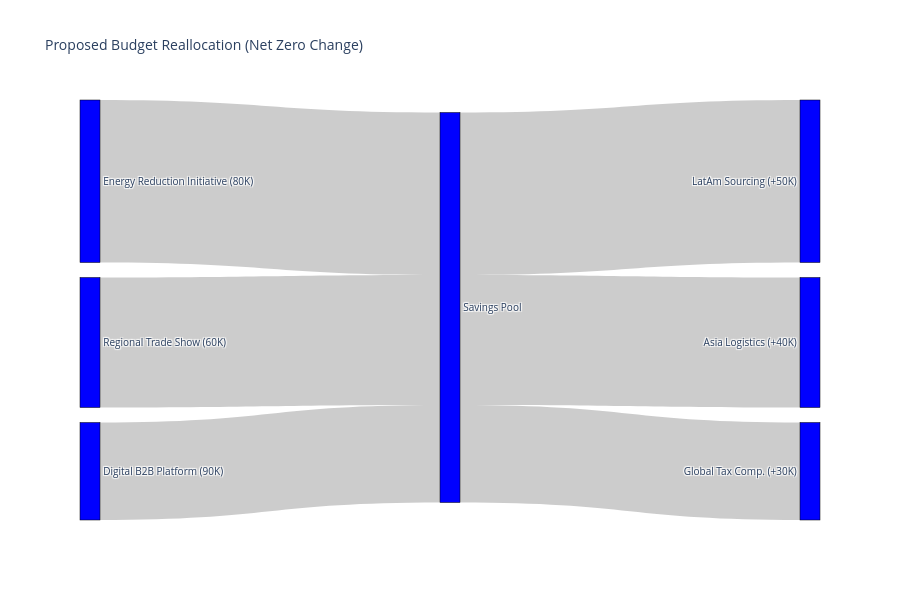

Notebook code cell kept with this figure:
### Code cell
# Data for the Sankey flow (Source, Target, Value)
sankey_data = {
    'Source': [
        'Energy Reduction Initiative (80K)', 'Regional Trade Show (60K)', 'Digital B2B Platform (90K)',
        # Savings Pool flows to the new investments
        'Savings Pool', 'Savings Pool', 'Savings Pool'
    ],
    'Target': [
        'Savings Pool', 'Savings Pool', 'Savings Pool',
        'LatAm Sourcing (+50K)', 'Asia Logistics (+40K)', 'Global Tax Comp. (+30K)'
    ],
    'Value': [
        50000, 40000, 30000,  # Funds moved to the pool
        50000, 40000, 30000   # Funds moved from the pool
    ]
}
df_sankey = pd.DataFrame(sankey_data)

# --- Create the Sankey Diagram ---
# Generate a list of all unique nodes for the indices
all_nodes = list(pd.concat([df_sankey['Source'], df_sankey['Target']]).unique())
node_dict = {node: i for i, node in enumerate(all_nodes)}

# Map the source and target strings to their integer indices
df_sankey['Source_Index'] = df_sankey['Source'].map(node_dict)
df_sankey['Target_Index'] = df_sankey['Target'].map(node_dict)

# Create the Sankey plot
fig = go.Figure(data=[go.Sankey(
    node=dict(
        pad=15,
        thickness=20,
        line=dict(color="black", width=0.5),
        label=all_nodes,
        color='blue'
    ),
    link=dict(
        source=df_sankey['Source_Index'],
        target=df_sankey['Target_Index'],
        value=df_sankey['Value'],
        label=df_sankey['Source'] + ' -> ' + df_sankey['Target'], # Add a label to the flow for clarity
        hovertemplate='Flow from %{source.label}<br>to %{target.label}<br>Value: $%{value:,.0f}<extra></extra>'
    )
)])

fig.update_layout(
    title_text="Proposed Budget Reallocation (Net Zero Change)", 
    font_size=10,
    height=600
)

fig.show()

### Figure 1 — Plotly figure (JSON) as saved in the notebook; plotly's stock layout.template omitted (floating-point values rounded to 4 significant figures)
{"data": [{"link": {"hovertemplate": "Flow from %{source.label}<br>to %{target.label}<br>Value: $%{value:,.0f}<extra></extra>", "label": ["Energy Reduction Initiative (80K) -> Savings Pool", "Regional Trade Show (60K) -> Savings Pool", "Digital B2B Platform (90K) -> Savings Pool", "Savings Pool -> LatAm Sourcing (+50K)", "Savings Pool -> Asia Logistics (+40K)", "Savings Pool -> Global Tax Comp. (+30K)"], "source": [0, 1, 2, 3, 3, 3], "target": [3, 3, 3, 4, 5, 6], "value": [50000, 40000, 30000, 50000, 40000, 30000]}, "node": {"color": "blue", "label": ["Energy Reduction Initiative (80K)", "Regional Trade Show (60K)", "Digital B2B Platform (90K)", "Savings Pool", "LatAm Sourcing (+50K)", "Asia Logistics (+40K)", "Global Tax Comp. (+30K)"], "line": {"color": "black", "width": 0.5}, "pad": 15, "thickness": 20}, "type": "sankey"}], "layout": {"font": {"size": 10}, "height": 600, "title": {"text": "Proposed Budget Reallocation (Net Zero Change)"}}}
